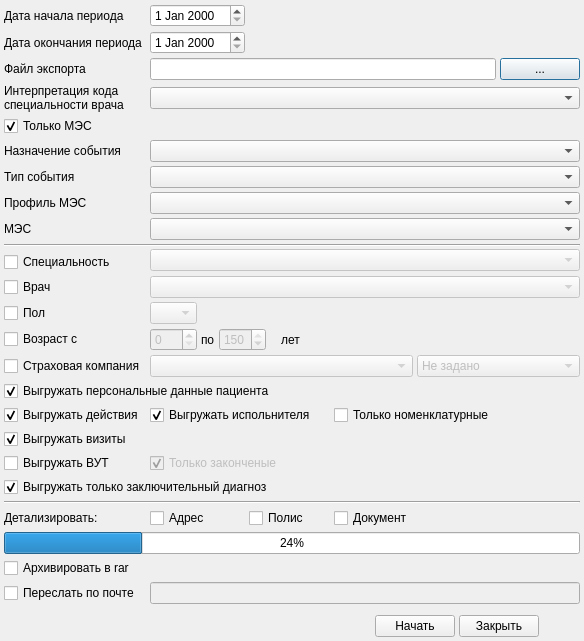
<?xml version="1.0" encoding="UTF-8"?>
<ui version="4.0">
 <class>ExportPrimaryDocInXmlDialog</class>
 <widget class="QDialog" name="ExportPrimaryDocInXmlDialog">
  <property name="geometry">
   <rect>
    <x>0</x>
    <y>0</y>
    <width>532</width>
    <height>641</height>
   </rect>
  </property>
  <property name="sizePolicy">
   <sizepolicy hsizetype="Preferred" vsizetype="Preferred">
    <horstretch>0</horstretch>
    <verstretch>0</verstretch>
   </sizepolicy>
  </property>
  <property name="windowTitle">
   <string>Dialog</string>
  </property>
  <layout class="QGridLayout" name="gridLayout">
   <property name="sizeConstraint">
    <enum>QLayout::SetMinimumSize</enum>
   </property>
   <property name="margin">
    <number>4</number>
   </property>
   <property name="spacing">
    <number>4</number>
   </property>
   <item row="0" column="0">
    <widget class="QLabel" name="lblDateFrom">
     <property name="sizePolicy">
      <sizepolicy hsizetype="Maximum" vsizetype="Preferred">
       <horstretch>0</horstretch>
       <verstretch>0</verstretch>
      </sizepolicy>
     </property>
     <property name="text">
      <string>Дата начала периода</string>
     </property>
     <property name="buddy">
      <cstring>edtDateFrom</cstring>
     </property>
    </widget>
   </item>
   <item row="0" column="1" colspan="3">
    <widget class="CDateEdit" name="edtDateFrom">
     <property name="sizePolicy">
      <sizepolicy hsizetype="Maximum" vsizetype="Fixed">
       <horstretch>0</horstretch>
       <verstretch>0</verstretch>
      </sizepolicy>
     </property>
    </widget>
   </item>
   <item row="0" column="4" colspan="8">
    <spacer name="horizontalSpacer_3">
     <property name="orientation">
      <enum>Qt::Horizontal</enum>
     </property>
     <property name="sizeHint" stdset="0">
      <size>
       <width>284</width>
       <height>17</height>
      </size>
     </property>
    </spacer>
   </item>
   <item row="1" column="0">
    <widget class="QLabel" name="lblDateTo">
     <property name="sizePolicy">
      <sizepolicy hsizetype="Maximum" vsizetype="Preferred">
       <horstretch>0</horstretch>
       <verstretch>0</verstretch>
      </sizepolicy>
     </property>
     <property name="text">
      <string>Дата окончания периода</string>
     </property>
     <property name="buddy">
      <cstring>edtDateTo</cstring>
     </property>
    </widget>
   </item>
   <item row="1" column="1" colspan="3">
    <widget class="CDateEdit" name="edtDateTo">
     <property name="sizePolicy">
      <sizepolicy hsizetype="Maximum" vsizetype="Fixed">
       <horstretch>0</horstretch>
       <verstretch>0</verstretch>
      </sizepolicy>
     </property>
    </widget>
   </item>
   <item row="1" column="4" colspan="8">
    <spacer name="horizontalSpacer_4">
     <property name="orientation">
      <enum>Qt::Horizontal</enum>
     </property>
     <property name="sizeHint" stdset="0">
      <size>
       <width>284</width>
       <height>17</height>
      </size>
     </property>
    </spacer>
   </item>
   <item row="2" column="0">
    <widget class="QLabel" name="lblFilePath">
     <property name="sizePolicy">
      <sizepolicy hsizetype="Maximum" vsizetype="Preferred">
       <horstretch>0</horstretch>
       <verstretch>0</verstretch>
      </sizepolicy>
     </property>
     <property name="text">
      <string>Файл экспорта</string>
     </property>
     <property name="buddy">
      <cstring>edtFilePath</cstring>
     </property>
    </widget>
   </item>
   <item row="2" column="1" colspan="10">
    <widget class="QLineEdit" name="edtFilePath"/>
   </item>
   <item row="2" column="11">
    <widget class="QPushButton" name="btnOpenFilePath">
     <property name="sizePolicy">
      <sizepolicy hsizetype="Maximum" vsizetype="Fixed">
       <horstretch>0</horstretch>
       <verstretch>0</verstretch>
      </sizepolicy>
     </property>
     <property name="text">
      <string>...</string>
     </property>
    </widget>
   </item>
   <item row="3" column="0">
    <widget class="QLabel" name="label_3">
     <property name="text">
      <string>Интерпретация кода специальности врача</string>
     </property>
     <property name="wordWrap">
      <bool>true</bool>
     </property>
     <property name="buddy">
      <cstring>cmbPersonSpecialityCode</cstring>
     </property>
    </widget>
   </item>
   <item row="3" column="1" colspan="11">
    <widget class="QComboBox" name="cmbPersonSpecialityCode"/>
   </item>
   <item row="4" column="0">
    <widget class="QCheckBox" name="chkOnlyMes">
     <property name="sizePolicy">
      <sizepolicy hsizetype="Maximum" vsizetype="Fixed">
       <horstretch>0</horstretch>
       <verstretch>0</verstretch>
      </sizepolicy>
     </property>
     <property name="text">
      <string>Только МЭС</string>
     </property>
     <property name="checked">
      <bool>true</bool>
     </property>
    </widget>
   </item>
   <item row="5" column="0">
    <widget class="QLabel" name="lblEventPurpose">
     <property name="sizePolicy">
      <sizepolicy hsizetype="Maximum" vsizetype="Preferred">
       <horstretch>0</horstretch>
       <verstretch>0</verstretch>
      </sizepolicy>
     </property>
     <property name="text">
      <string>Назначение события</string>
     </property>
    </widget>
   </item>
   <item row="5" column="1" colspan="11">
    <widget class="CRBComboBox" name="cmbEventPurpose"/>
   </item>
   <item row="6" column="0">
    <widget class="QLabel" name="lblEventType">
     <property name="sizePolicy">
      <sizepolicy hsizetype="Maximum" vsizetype="Preferred">
       <horstretch>0</horstretch>
       <verstretch>0</verstretch>
      </sizepolicy>
     </property>
     <property name="text">
      <string>Тип события</string>
     </property>
     <property name="buddy">
      <cstring>cmbEventType</cstring>
     </property>
    </widget>
   </item>
   <item row="6" column="1" colspan="11">
    <widget class="CRBComboBox" name="cmbEventType"/>
   </item>
   <item row="7" column="0">
    <widget class="QLabel" name="lblEventProfile">
     <property name="sizePolicy">
      <sizepolicy hsizetype="Maximum" vsizetype="Preferred">
       <horstretch>0</horstretch>
       <verstretch>0</verstretch>
      </sizepolicy>
     </property>
     <property name="text">
      <string>Профиль МЭС</string>
     </property>
     <property name="buddy">
      <cstring>cmbEventProfile</cstring>
     </property>
    </widget>
   </item>
   <item row="7" column="1" colspan="11">
    <widget class="CRBComboBox" name="cmbEventProfile"/>
   </item>
   <item row="8" column="0">
    <widget class="QLabel" name="lblMes">
     <property name="sizePolicy">
      <sizepolicy hsizetype="Maximum" vsizetype="Preferred">
       <horstretch>0</horstretch>
       <verstretch>0</verstretch>
      </sizepolicy>
     </property>
     <property name="text">
      <string>МЭС</string>
     </property>
     <property name="buddy">
      <cstring>cmbMes</cstring>
     </property>
    </widget>
   </item>
   <item row="8" column="1" colspan="11">
    <widget class="CMESComboBox" name="cmbMes"/>
   </item>
   <item row="9" column="0" rowspan="2" colspan="12">
    <widget class="Line" name="line">
     <property name="orientation">
      <enum>Qt::Horizontal</enum>
     </property>
    </widget>
   </item>
   <item row="10" column="1" rowspan="2" colspan="11">
    <widget class="CRBComboBox" name="cmbSpeciality">
     <property name="enabled">
      <bool>false</bool>
     </property>
    </widget>
   </item>
   <item row="11" column="0">
    <widget class="QCheckBox" name="chkSpeciality">
     <property name="sizePolicy">
      <sizepolicy hsizetype="Maximum" vsizetype="Fixed">
       <horstretch>0</horstretch>
       <verstretch>0</verstretch>
      </sizepolicy>
     </property>
     <property name="text">
      <string>Специальность</string>
     </property>
    </widget>
   </item>
   <item row="12" column="0">
    <widget class="QCheckBox" name="chkDoctor">
     <property name="sizePolicy">
      <sizepolicy hsizetype="Maximum" vsizetype="Fixed">
       <horstretch>0</horstretch>
       <verstretch>0</verstretch>
      </sizepolicy>
     </property>
     <property name="text">
      <string>Врач</string>
     </property>
    </widget>
   </item>
   <item row="12" column="1" colspan="11">
    <widget class="CPersonComboBoxEx" name="cmbDoctor">
     <property name="enabled">
      <bool>false</bool>
     </property>
    </widget>
   </item>
   <item row="13" column="0">
    <widget class="QCheckBox" name="chkSex">
     <property name="sizePolicy">
      <sizepolicy hsizetype="Maximum" vsizetype="Fixed">
       <horstretch>0</horstretch>
       <verstretch>0</verstretch>
      </sizepolicy>
     </property>
     <property name="text">
      <string>Пол</string>
     </property>
    </widget>
   </item>
   <item row="13" column="1">
    <widget class="QComboBox" name="cmbSex">
     <property name="enabled">
      <bool>false</bool>
     </property>
     <item>
      <property name="text">
       <string/>
      </property>
     </item>
     <item>
      <property name="text">
       <string>М</string>
      </property>
     </item>
     <item>
      <property name="text">
       <string>Ж</string>
      </property>
     </item>
    </widget>
   </item>
   <item row="14" column="0">
    <widget class="QCheckBox" name="chkAge">
     <property name="sizePolicy">
      <sizepolicy hsizetype="Maximum" vsizetype="Fixed">
       <horstretch>0</horstretch>
       <verstretch>0</verstretch>
      </sizepolicy>
     </property>
     <property name="text">
      <string>Возраст с</string>
     </property>
    </widget>
   </item>
   <item row="14" column="1">
    <widget class="QSpinBox" name="edtAgeBegin">
     <property name="enabled">
      <bool>false</bool>
     </property>
     <property name="sizePolicy">
      <sizepolicy hsizetype="Maximum" vsizetype="Fixed">
       <horstretch>0</horstretch>
       <verstretch>0</verstretch>
      </sizepolicy>
     </property>
     <property name="maximum">
      <number>150</number>
     </property>
    </widget>
   </item>
   <item row="14" column="2">
    <widget class="QLabel" name="label_5">
     <property name="sizePolicy">
      <sizepolicy hsizetype="Maximum" vsizetype="Preferred">
       <horstretch>0</horstretch>
       <verstretch>0</verstretch>
      </sizepolicy>
     </property>
     <property name="text">
      <string>по</string>
     </property>
    </widget>
   </item>
   <item row="14" column="3" colspan="2">
    <widget class="QSpinBox" name="edtAgeEnd">
     <property name="enabled">
      <bool>false</bool>
     </property>
     <property name="sizePolicy">
      <sizepolicy hsizetype="Maximum" vsizetype="Fixed">
       <horstretch>0</horstretch>
       <verstretch>0</verstretch>
      </sizepolicy>
     </property>
     <property name="maximum">
      <number>150</number>
     </property>
     <property name="value">
      <number>150</number>
     </property>
    </widget>
   </item>
   <item row="14" column="5">
    <widget class="QLabel" name="label">
     <property name="sizePolicy">
      <sizepolicy hsizetype="Ignored" vsizetype="Preferred">
       <horstretch>0</horstretch>
       <verstretch>0</verstretch>
      </sizepolicy>
     </property>
     <property name="text">
      <string>лет</string>
     </property>
    </widget>
   </item>
   <item row="15" column="0">
    <widget class="QCheckBox" name="chkInsurer">
     <property name="sizePolicy">
      <sizepolicy hsizetype="Maximum" vsizetype="Fixed">
       <horstretch>0</horstretch>
       <verstretch>0</verstretch>
      </sizepolicy>
     </property>
     <property name="text">
      <string>Страховая компания</string>
     </property>
    </widget>
   </item>
   <item row="15" column="1" colspan="8">
    <widget class="CInsurerComboBox" name="cmbInsurer">
     <property name="enabled">
      <bool>false</bool>
     </property>
    </widget>
   </item>
   <item row="15" column="9" colspan="3">
    <widget class="QComboBox" name="cmbPolicyType">
     <property name="enabled">
      <bool>false</bool>
     </property>
     <item>
      <property name="text">
       <string>Не задано</string>
      </property>
     </item>
     <item>
      <property name="text">
       <string>ОМС</string>
      </property>
     </item>
     <item>
      <property name="text">
       <string>ДМС</string>
      </property>
     </item>
    </widget>
   </item>
   <item row="16" column="0" colspan="5">
    <widget class="QCheckBox" name="chkExportClientData">
     <property name="sizePolicy">
      <sizepolicy hsizetype="Maximum" vsizetype="Fixed">
       <horstretch>0</horstretch>
       <verstretch>0</verstretch>
      </sizepolicy>
     </property>
     <property name="text">
      <string>Выгружать персональные данные пациента</string>
     </property>
     <property name="checked">
      <bool>true</bool>
     </property>
    </widget>
   </item>
   <item row="17" column="0">
    <widget class="QCheckBox" name="chkExportActions">
     <property name="sizePolicy">
      <sizepolicy hsizetype="Maximum" vsizetype="Fixed">
       <horstretch>0</horstretch>
       <verstretch>0</verstretch>
      </sizepolicy>
     </property>
     <property name="text">
      <string>Выгружать действия</string>
     </property>
     <property name="checked">
      <bool>true</bool>
     </property>
    </widget>
   </item>
   <item row="17" column="1" colspan="6">
    <widget class="QCheckBox" name="chkActionExecPerson">
     <property name="sizePolicy">
      <sizepolicy hsizetype="Maximum" vsizetype="Fixed">
       <horstretch>0</horstretch>
       <verstretch>0</verstretch>
      </sizepolicy>
     </property>
     <property name="text">
      <string>Выгружать испольнителя</string>
     </property>
     <property name="checked">
      <bool>true</bool>
     </property>
    </widget>
   </item>
   <item row="17" column="7" colspan="4">
    <widget class="QCheckBox" name="chkOnlyNomenclativeActions">
     <property name="sizePolicy">
      <sizepolicy hsizetype="Maximum" vsizetype="Fixed">
       <horstretch>0</horstretch>
       <verstretch>0</verstretch>
      </sizepolicy>
     </property>
     <property name="text">
      <string>Только номенклатурные</string>
     </property>
    </widget>
   </item>
   <item row="18" column="0">
    <widget class="QCheckBox" name="chkExportVisits">
     <property name="sizePolicy">
      <sizepolicy hsizetype="Maximum" vsizetype="Fixed">
       <horstretch>0</horstretch>
       <verstretch>0</verstretch>
      </sizepolicy>
     </property>
     <property name="text">
      <string>Выгружать визиты</string>
     </property>
     <property name="checked">
      <bool>true</bool>
     </property>
    </widget>
   </item>
   <item row="19" column="0">
    <widget class="QCheckBox" name="chkExportTempInvalid">
     <property name="enabled">
      <bool>true</bool>
     </property>
     <property name="sizePolicy">
      <sizepolicy hsizetype="Maximum" vsizetype="Fixed">
       <horstretch>0</horstretch>
       <verstretch>0</verstretch>
      </sizepolicy>
     </property>
     <property name="text">
      <string>Выгружать ВУТ</string>
     </property>
    </widget>
   </item>
   <item row="19" column="1" colspan="5">
    <widget class="QCheckBox" name="chkExportOnlyExecutedTempInvalid">
     <property name="enabled">
      <bool>false</bool>
     </property>
     <property name="sizePolicy">
      <sizepolicy hsizetype="Maximum" vsizetype="Fixed">
       <horstretch>0</horstretch>
       <verstretch>0</verstretch>
      </sizepolicy>
     </property>
     <property name="text">
      <string>Только законченые</string>
     </property>
     <property name="checked">
      <bool>true</bool>
     </property>
    </widget>
   </item>
   <item row="20" column="0" colspan="5">
    <widget class="QCheckBox" name="chkOnlyEndDiagnostic">
     <property name="sizePolicy">
      <sizepolicy hsizetype="Maximum" vsizetype="Fixed">
       <horstretch>0</horstretch>
       <verstretch>0</verstretch>
      </sizepolicy>
     </property>
     <property name="text">
      <string>Выгружать только заключительный диагноз</string>
     </property>
     <property name="checked">
      <bool>true</bool>
     </property>
    </widget>
   </item>
   <item row="21" column="0" colspan="12">
    <widget class="Line" name="line_2">
     <property name="orientation">
      <enum>Qt::Horizontal</enum>
     </property>
    </widget>
   </item>
   <item row="22" column="0">
    <widget class="QLabel" name="lblDetail">
     <property name="sizePolicy">
      <sizepolicy hsizetype="Maximum" vsizetype="Preferred">
       <horstretch>0</horstretch>
       <verstretch>0</verstretch>
      </sizepolicy>
     </property>
     <property name="text">
      <string>Детализировать: </string>
     </property>
    </widget>
   </item>
   <item row="22" column="1" colspan="2">
    <widget class="QCheckBox" name="chkAddressDetail">
     <property name="text">
      <string>Адрес</string>
     </property>
    </widget>
   </item>
   <item row="22" column="4" colspan="2">
    <widget class="QCheckBox" name="chkPolicyDetail">
     <property name="text">
      <string>Полис</string>
     </property>
    </widget>
   </item>
   <item row="22" column="7" colspan="2">
    <widget class="QCheckBox" name="chkDocumentDetail">
     <property name="text">
      <string>Документ</string>
     </property>
    </widget>
   </item>
   <item row="23" column="0" colspan="12">
    <widget class="CProgressBar" name="progressBar">
     <property name="value">
      <number>24</number>
     </property>
    </widget>
   </item>
   <item row="24" column="0">
    <widget class="QCheckBox" name="chkMakeRar">
     <property name="sizePolicy">
      <sizepolicy hsizetype="Maximum" vsizetype="Fixed">
       <horstretch>0</horstretch>
       <verstretch>0</verstretch>
      </sizepolicy>
     </property>
     <property name="text">
      <string>Архивировать в rar</string>
     </property>
    </widget>
   </item>
   <item row="25" column="0">
    <widget class="QCheckBox" name="chkSendEmail">
     <property name="sizePolicy">
      <sizepolicy hsizetype="Maximum" vsizetype="Fixed">
       <horstretch>0</horstretch>
       <verstretch>0</verstretch>
      </sizepolicy>
     </property>
     <property name="text">
      <string>Переслать по почте</string>
     </property>
    </widget>
   </item>
   <item row="25" column="1" colspan="11">
    <widget class="QLineEdit" name="edtSendEmail">
     <property name="enabled">
      <bool>false</bool>
     </property>
     <property name="sizePolicy">
      <sizepolicy hsizetype="Expanding" vsizetype="Fixed">
       <horstretch>0</horstretch>
       <verstretch>0</verstretch>
      </sizepolicy>
     </property>
    </widget>
   </item>
   <item row="26" column="0">
    <spacer name="verticalSpacer">
     <property name="orientation">
      <enum>Qt::Vertical</enum>
     </property>
     <property name="sizeHint" stdset="0">
      <size>
       <width>20</width>
       <height>40</height>
      </size>
     </property>
    </spacer>
   </item>
   <item row="27" column="0" colspan="8">
    <spacer name="horizontalSpacer">
     <property name="orientation">
      <enum>Qt::Horizontal</enum>
     </property>
     <property name="sizeHint" stdset="0">
      <size>
       <width>40</width>
       <height>20</height>
      </size>
     </property>
    </spacer>
   </item>
   <item row="27" column="8" colspan="2">
    <widget class="QPushButton" name="btnStart">
     <property name="sizePolicy">
      <sizepolicy hsizetype="Maximum" vsizetype="Fixed">
       <horstretch>0</horstretch>
       <verstretch>0</verstretch>
      </sizepolicy>
     </property>
     <property name="text">
      <string>Начать</string>
     </property>
    </widget>
   </item>
   <item row="27" column="10" colspan="2">
    <widget class="QPushButton" name="btnClose">
     <property name="sizePolicy">
      <sizepolicy hsizetype="Maximum" vsizetype="Fixed">
       <horstretch>0</horstretch>
       <verstretch>0</verstretch>
      </sizepolicy>
     </property>
     <property name="text">
      <string>Закрыть</string>
     </property>
    </widget>
   </item>
   <item row="14" column="6" colspan="6">
    <spacer name="horizontalSpacer_2">
     <property name="orientation">
      <enum>Qt::Horizontal</enum>
     </property>
     <property name="sizeHint" stdset="0">
      <size>
       <width>40</width>
       <height>20</height>
      </size>
     </property>
    </spacer>
   </item>
  </layout>
 </widget>
 <customwidgets>
  <customwidget>
   <class>CRBComboBox</class>
   <extends>QComboBox</extends>
   <header>library/crbcombobox.h</header>
  </customwidget>
  <customwidget>
   <class>CPersonComboBoxEx</class>
   <extends>QComboBox</extends>
   <header>Orgs/PersonComboBoxEx.h</header>
  </customwidget>
  <customwidget>
   <class>CDateEdit</class>
   <extends>QDateEdit</extends>
   <header>library/DateEdit.h</header>
  </customwidget>
  <customwidget>
   <class>CInsurerComboBox</class>
   <extends>QComboBox</extends>
   <header>Orgs/OrgComboBox.h</header>
  </customwidget>
  <customwidget>
   <class>CMESComboBox</class>
   <extends>QComboBox</extends>
   <header>library/MES/MESComboBox.h</header>
  </customwidget>
  <customwidget>
   <class>CProgressBar</class>
   <extends>QProgressBar</extends>
   <header>library/ProgressBar.h</header>
  </customwidget>
 </customwidgets>
 <tabstops>
  <tabstop>edtDateFrom</tabstop>
  <tabstop>edtDateTo</tabstop>
  <tabstop>edtFilePath</tabstop>
  <tabstop>btnOpenFilePath</tabstop>
  <tabstop>cmbPersonSpecialityCode</tabstop>
  <tabstop>chkOnlyMes</tabstop>
  <tabstop>cmbEventPurpose</tabstop>
  <tabstop>cmbEventType</tabstop>
  <tabstop>cmbEventProfile</tabstop>
  <tabstop>cmbMes</tabstop>
  <tabstop>chkSpeciality</tabstop>
  <tabstop>cmbSpeciality</tabstop>
  <tabstop>chkDoctor</tabstop>
  <tabstop>cmbDoctor</tabstop>
  <tabstop>chkSex</tabstop>
  <tabstop>cmbSex</tabstop>
  <tabstop>chkAge</tabstop>
  <tabstop>edtAgeBegin</tabstop>
  <tabstop>edtAgeEnd</tabstop>
  <tabstop>chkInsurer</tabstop>
  <tabstop>cmbInsurer</tabstop>
  <tabstop>cmbPolicyType</tabstop>
  <tabstop>chkExportClientData</tabstop>
  <tabstop>chkExportActions</tabstop>
  <tabstop>chkActionExecPerson</tabstop>
  <tabstop>chkOnlyNomenclativeActions</tabstop>
  <tabstop>chkExportVisits</tabstop>
  <tabstop>chkExportTempInvalid</tabstop>
  <tabstop>chkExportOnlyExecutedTempInvalid</tabstop>
  <tabstop>chkOnlyEndDiagnostic</tabstop>
  <tabstop>chkAddressDetail</tabstop>
  <tabstop>chkPolicyDetail</tabstop>
  <tabstop>chkDocumentDetail</tabstop>
  <tabstop>chkMakeRar</tabstop>
  <tabstop>chkSendEmail</tabstop>
  <tabstop>edtSendEmail</tabstop>
  <tabstop>btnStart</tabstop>
  <tabstop>btnClose</tabstop>
 </tabstops>
 <resources/>
 <connections>
  <connection>
   <sender>chkSendEmail</sender>
   <signal>toggled(bool)</signal>
   <receiver>edtSendEmail</receiver>
   <slot>setEnabled(bool)</slot>
   <hints>
    <hint type="sourcelabel">
     <x>122</x>
     <y>607</y>
    </hint>
    <hint type="destinationlabel">
     <x>466</x>
     <y>609</y>
    </hint>
   </hints>
  </connection>
  <connection>
   <sender>chkSpeciality</sender>
   <signal>toggled(bool)</signal>
   <receiver>cmbSpeciality</receiver>
   <slot>setEnabled(bool)</slot>
   <hints>
    <hint type="sourcelabel">
     <x>62</x>
     <y>264</y>
    </hint>
    <hint type="destinationlabel">
     <x>224</x>
     <y>262</y>
    </hint>
   </hints>
  </connection>
  <connection>
   <sender>chkDoctor</sender>
   <signal>toggled(bool)</signal>
   <receiver>cmbDoctor</receiver>
   <slot>setEnabled(bool)</slot>
   <hints>
    <hint type="sourcelabel">
     <x>57</x>
     <y>292</y>
    </hint>
    <hint type="destinationlabel">
     <x>224</x>
     <y>293</y>
    </hint>
   </hints>
  </connection>
  <connection>
   <sender>chkSex</sender>
   <signal>toggled(bool)</signal>
   <receiver>cmbSex</receiver>
   <slot>setEnabled(bool)</slot>
   <hints>
    <hint type="sourcelabel">
     <x>52</x>
     <y>321</y>
    </hint>
    <hint type="destinationlabel">
     <x>281</x>
     <y>323</y>
    </hint>
   </hints>
  </connection>
  <connection>
   <sender>chkAge</sender>
   <signal>toggled(bool)</signal>
   <receiver>edtAgeBegin</receiver>
   <slot>setEnabled(bool)</slot>
   <hints>
    <hint type="sourcelabel">
     <x>74</x>
     <y>350</y>
    </hint>
    <hint type="destinationlabel">
     <x>339</x>
     <y>353</y>
    </hint>
   </hints>
  </connection>
  <connection>
   <sender>chkAge</sender>
   <signal>toggled(bool)</signal>
   <receiver>edtAgeEnd</receiver>
   <slot>setEnabled(bool)</slot>
   <hints>
    <hint type="sourcelabel">
     <x>61</x>
     <y>350</y>
    </hint>
    <hint type="destinationlabel">
     <x>455</x>
     <y>353</y>
    </hint>
   </hints>
  </connection>
  <connection>
   <sender>chkOnlyMes</sender>
   <signal>toggled(bool)</signal>
   <receiver>cmbEventPurpose</receiver>
   <slot>setEnabled(bool)</slot>
   <hints>
    <hint type="sourcelabel">
     <x>62</x>
     <y>102</y>
    </hint>
    <hint type="destinationlabel">
     <x>216</x>
     <y>143</y>
    </hint>
   </hints>
  </connection>
  <connection>
   <sender>chkOnlyMes</sender>
   <signal>toggled(bool)</signal>
   <receiver>cmbEventType</receiver>
   <slot>setEnabled(bool)</slot>
   <hints>
    <hint type="sourcelabel">
     <x>50</x>
     <y>103</y>
    </hint>
    <hint type="destinationlabel">
     <x>378</x>
     <y>172</y>
    </hint>
   </hints>
  </connection>
  <connection>
   <sender>chkOnlyMes</sender>
   <signal>toggled(bool)</signal>
   <receiver>cmbEventProfile</receiver>
   <slot>setEnabled(bool)</slot>
   <hints>
    <hint type="sourcelabel">
     <x>30</x>
     <y>110</y>
    </hint>
    <hint type="destinationlabel">
     <x>355</x>
     <y>201</y>
    </hint>
   </hints>
  </connection>
  <connection>
   <sender>chkOnlyMes</sender>
   <signal>toggled(bool)</signal>
   <receiver>cmbMes</receiver>
   <slot>setEnabled(bool)</slot>
   <hints>
    <hint type="sourcelabel">
     <x>12</x>
     <y>98</y>
    </hint>
    <hint type="destinationlabel">
     <x>357</x>
     <y>230</y>
    </hint>
   </hints>
  </connection>
  <connection>
   <sender>chkExportTempInvalid</sender>
   <signal>toggled(bool)</signal>
   <receiver>chkExportOnlyExecutedTempInvalid</receiver>
   <slot>setEnabled(bool)</slot>
   <hints>
    <hint type="sourcelabel">
     <x>94</x>
     <y>482</y>
    </hint>
    <hint type="destinationlabel">
     <x>567</x>
     <y>490</y>
    </hint>
   </hints>
  </connection>
  <connection>
   <sender>chkExportActions</sender>
   <signal>toggled(bool)</signal>
   <receiver>chkOnlyNomenclativeActions</receiver>
   <slot>setEnabled(bool)</slot>
   <hints>
    <hint type="sourcelabel">
     <x>113</x>
     <y>425</y>
    </hint>
    <hint type="destinationlabel">
     <x>567</x>
     <y>436</y>
    </hint>
   </hints>
  </connection>
  <connection>
   <sender>chkInsurer</sender>
   <signal>toggled(bool)</signal>
   <receiver>cmbInsurer</receiver>
   <slot>setEnabled(bool)</slot>
   <hints>
    <hint type="sourcelabel">
     <x>106</x>
     <y>371</y>
    </hint>
    <hint type="destinationlabel">
     <x>369</x>
     <y>382</y>
    </hint>
   </hints>
  </connection>
  <connection>
   <sender>chkInsurer</sender>
   <signal>toggled(bool)</signal>
   <receiver>cmbPolicyType</receiver>
   <slot>setEnabled(bool)</slot>
   <hints>
    <hint type="sourcelabel">
     <x>51</x>
     <y>371</y>
    </hint>
    <hint type="destinationlabel">
     <x>567</x>
     <y>382</y>
    </hint>
   </hints>
  </connection>
  <connection>
   <sender>chkExportActions</sender>
   <signal>toggled(bool)</signal>
   <receiver>chkActionExecPerson</receiver>
   <slot>setEnabled(bool)</slot>
   <hints>
    <hint type="sourcelabel">
     <x>89</x>
     <y>427</y>
    </hint>
    <hint type="destinationlabel">
     <x>253</x>
     <y>423</y>
    </hint>
   </hints>
  </connection>
 </connections>
</ui>
